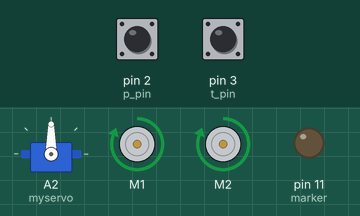
A sketch run on a simulated Arduino Uno, built with avr-gcc and run on an emulated ATmega328P. Parts: servo, 2 × DC motor (green arrow = forward, orange = backward, longer = faster), output pins drawn as LEDs (lit = HIGH). The test bench sets the inputs (shaded band); at power-on: pin 2 (p_pin) HIGH, pin 3 (t_pin) HIGH. What the sketch prints to the serial monitor is not drawn.

Above: at 0.1 s.
Timing chart, 0 to 1.6 s (numbered marks = the images above):
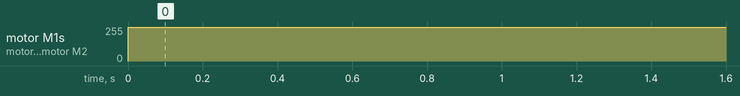

The sketch:

dual_motor_control.ino
```cpp
#include "DualMC33926MotorShield.h"
#include <Servo.h>

#define p_pin 2
#define t_pin 3
#define p_pin_B 5
#define t_pin_B 6
#define pNum_ticks 720
#define tNum_ticks 1620
#define marker 11
#define limit 13
// #define tPot A1
// #define pPot A2
byte pressed;
Servo myservo;
int pos;

// PySerial stuff
String incoming = "";
String panString = "";
String tiltString = "";

DualMC33926MotorShield md;

// Encoder stuff (counters and ticks)
volatile int pCounter;
volatile int tCounter;
const byte pDivider = pNum_ticks / 360.;
const float tDivider = tNum_ticks / 360.;

// Angle measures
float pAngle;
float tAngle;
float pTarget_angle = 80;
float tTarget_angle = 20;

// Printing timing
double time;
double prev_time;

// Motor control
double pError_p;
double tError_p;
const float pkp = 10;
const float tkp = 40;
//double pError_i;
//double tError_i;
//const float pki = .002;
//const float tki = 0;

// Motor velocities
double pVelocity;
double tVelocity;

void setup() {
  Serial.begin(9600);
  myservo.attach(A2);

  pinMode(p_pin, INPUT);
  pinMode(t_pin, INPUT);
  pinMode(p_pin_B, INPUT);
  pinMode(t_pin_B, INPUT);
  pinMode(marker, OUTPUT);
  // pinMode(tPot, INPUT);
  // pinMode(pPot, INPUT);
  pinMode(limit, INPUT);
  // enable internal pullup resistors
  digitalWrite(p_pin, 1);
  digitalWrite(t_pin, 1);
  digitalWrite(p_pin_B, 1);
  digitalWrite(t_pin_B, 1);
  // using encoders with interrupts
  attachInterrupt(0, ISR_pan, CHANGE);
  attachInterrupt(1, ISR_tilt, CHANGE);
  // Start motor shield
  md.init();
  Serial.println("Begin");
}

void loop() {

//  if (Serial.available() > 0) { //check for new data
//    incoming = Serial.readString();
//    panString = incoming.substring(0,3);
//    tiltString = incoming.substring(3,6);
//    pTarget_angle = panString.toInt();
//    tTarget_angle = tiltString.toInt();
//
//    load();
//    fire();
//
//    Serial.println(pTarget_angle);
//    Serial.println(pAngle);
//  }

  // calculating angle from counters by scaling it
  pAngle = (pCounter % pNum_ticks) / pDivider;
  tAngle = (tCounter % tNum_ticks) / tDivider;
  // pTarget_angle = map(analogRead(pPot),0,255,0,15);
  // tTarget_angle = map(analogRead(tPot),0,255,0,100);

  // calculating and setting error terms
  pError_p = pTarget_angle - pAngle;
//  pError_i += pError_p;
//  if (pError_i > 1000) {
//    pError_i = 1000;
//  }

  tError_p = tTarget_angle - tAngle;
  //  tError_i += tError_p;
  //  if (tError_i > 1000) {
  //    tError_i = 1000;
  //  }

  // calculating velocities and running motors from error terms
  pVelocity = pError_p*pkp; // + pError_i*pki;
  if (pVelocity > 400) {
    pVelocity = 400;
  }
  if (pVelocity < -400) {
    pVelocity = -400;
  }
  md.setM1Speed(pVelocity);

  tVelocity = tError_p*tkp; // + pError_i*pki;
  if (tVelocity > 400) {
    tVelocity = 400;
  }
  if (tVelocity < -400) {
    tVelocity = -400;
  }
  md.setM2Speed(tVelocity);

  time = millis();
  if (time - prev_time > 100) {
    Serial.println(pAngle);
    Serial.println(pError_p);
    Serial.println(pVelocity);
//    Serial.println(tAngle);
//    Serial.println(tError_p);
//    Serial.println(tVelocity);
    Serial.println("");
    prev_time = time;
  }
}

void ISR_pan()
{
  if (digitalRead(p_pin) == digitalRead(p_pin_B)) {
    pCounter++;
  } else {
    pCounter--;
  }
}

void ISR_tilt()
{
  if (digitalRead(t_pin) == digitalRead(t_pin_B)) {
    tCounter++;
  } else {
    tCounter--;
  }
}

void load()
{
  for(pos = 60; pos < 160; pos += 1)  // goes from 0 degrees to 180 degrees
  {                                  // in steps of 1 degree
    myservo.write(pos);              // tell servo to go to position in variable 'pos'
    delay(10);                       // waits 15ms for the servo to reach the position
  }
  delay(1000);
  for(pos = 160; pos>= 60; pos -= 1)     // goes from 180 degrees to 0 degrees
  {
    myservo.write(pos);              // tell servo to go to position in variable 'pos'
    delay(10);                       // waits 15ms for the servo to reach the position
  }
}

void fire()
{
  digitalWrite(marker, HIGH);
  delay(2);
  digitalWrite(marker, LOW);
}
```

Measured:
- by itself, motor M1, motor M2: stopped → forward 255/255 at 0.00 s
